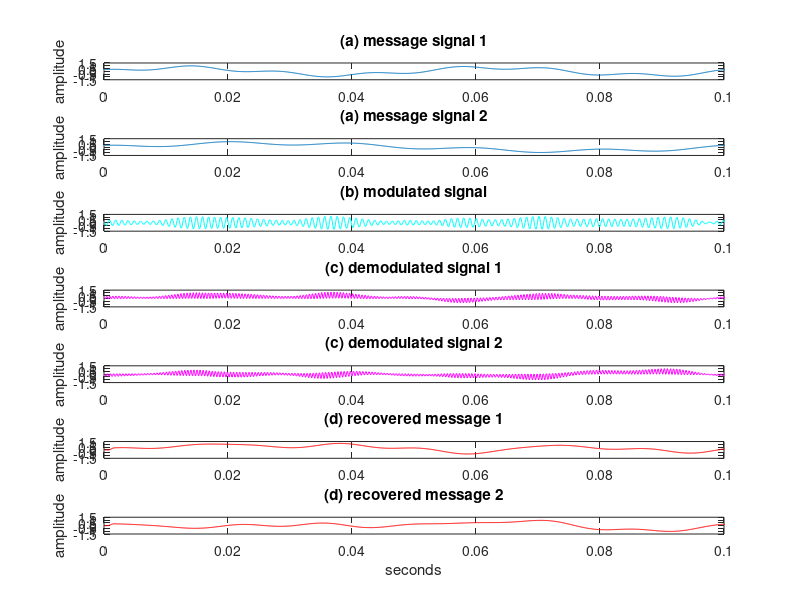

The MATLAB source for this figure: (Note: this script raises an error after producing the figure.)
clc;
clear all;
close all;
% IQ_moddem.m: IQ mod_dem
time=0.2; Ts=1/10000;                           % sampling interval and time
t=Ts:Ts:time;                                   % define a "time" vector 
fc=1000; c=cos(2*pi*fc*t);                      % define carrier at freq fc
s=sin(2*pi*fc*t);
m1=.7*sin(2*pi*20*t)+.3*cos(2*pi*70*t);          % create "message"
m2=.7*sin(2*pi*10*t)+.3*cos(2*pi*50*t);
x = c.*m1 - s.*m2;
fd = 10; phi = 0;                                % freq & phase offsets
c2 = cos(2*pi*(fc+fd)*t+phi);                   % create cosine for demodulation
s2 = sin(2*pi*(fc+fd)*t+phi);
b1 = x.*c2;
b2 = x.*s2;% demodulate received signal
fbe=[0 0.05 0.25 1]; damps=[1 1 0 0]; L=20;     % low pass filter design 
h=firpm(L,fbe,damps);                           % impulse response of LPF
m1est=2*filter(h,1,b1);                           % LPF the demodulated signal
m2est=2*filter(h,1,b2)*-1;
% generate the figure
figure(1)
subplot(7,1,1), plot(t,m1)
ylabel('amplitude'); title('(a) message signal 1');
axis([0,0.1,-1.5 1.5])
subplot(7,1,2), plot(t,m2)
ylabel('amplitude'); title('(a) message signal 2');
axis([0,0.1,-1.5 1.5])
subplot(7,1,3), plot(t,x,'c')
ylabel('amplitude'); title('(b) modulated signal');
axis([0,0.1, -1.5,1.5])
subplot(7,1,4), plot(t,b1,'m')
ylabel('amplitude'); title('(c) demodulated signal 1');
axis([0,0.1, -1.5,1.5])
subplot(7,1,5), plot(t,b2,'m')
ylabel('amplitude'); title('(c) demodulated signal 2');
axis([0,0.1, -1.5,1.5])
subplot(7,1,6), plot(t,m1est,'r')
ylabel('amplitude'); title('(d) recovered message 1');
axis([0,0.1, -1.5, 1.5])
subplot(7,1,7), plot(t,m2est,'r')
ylabel('amplitude'); title('(d) recovered message 2');
axis([0,0.1, -1.5, 1.5])
xlabel('seconds');

% this shows things a bit more clearly (but won't print well)
% figure(2)
% plot(t,x,'c')
%  hold on
%  plot(t,m)
%  plot(t,mest,'r')
%  ylabel('amplitude')
%  xlabel('seconds')
%  title('cyan=modulated signal, blue=message, red=recovered message')
% hold off



figure(3)
plotspec(m1,Ts)
ylabel('amplitude'); title('(a) message signal 1');

figure(4)
plotspec(m2,Ts)
ylabel('amplitude'); title('(a) message signal 2');

figure(5)
plotspec(x,Ts)
ylabel('amplitude'); title('(a) modulated signal');

figure(6)
plotspec(b1,Ts)
ylabel('amplitude'); title('(a) demodulated signal 1');

figure(7)
plotspec(b2,Ts)
ylabel('amplitude'); title('(a) demodulated signal 2');

figure(8)
plotspec(m1est,Ts)
ylabel('amplitude'); title('(a) recovered signal 1');

figure(9)
plotspec(m2est,Ts)
ylabel('amplitude'); title('(a) recovered signal 2');
